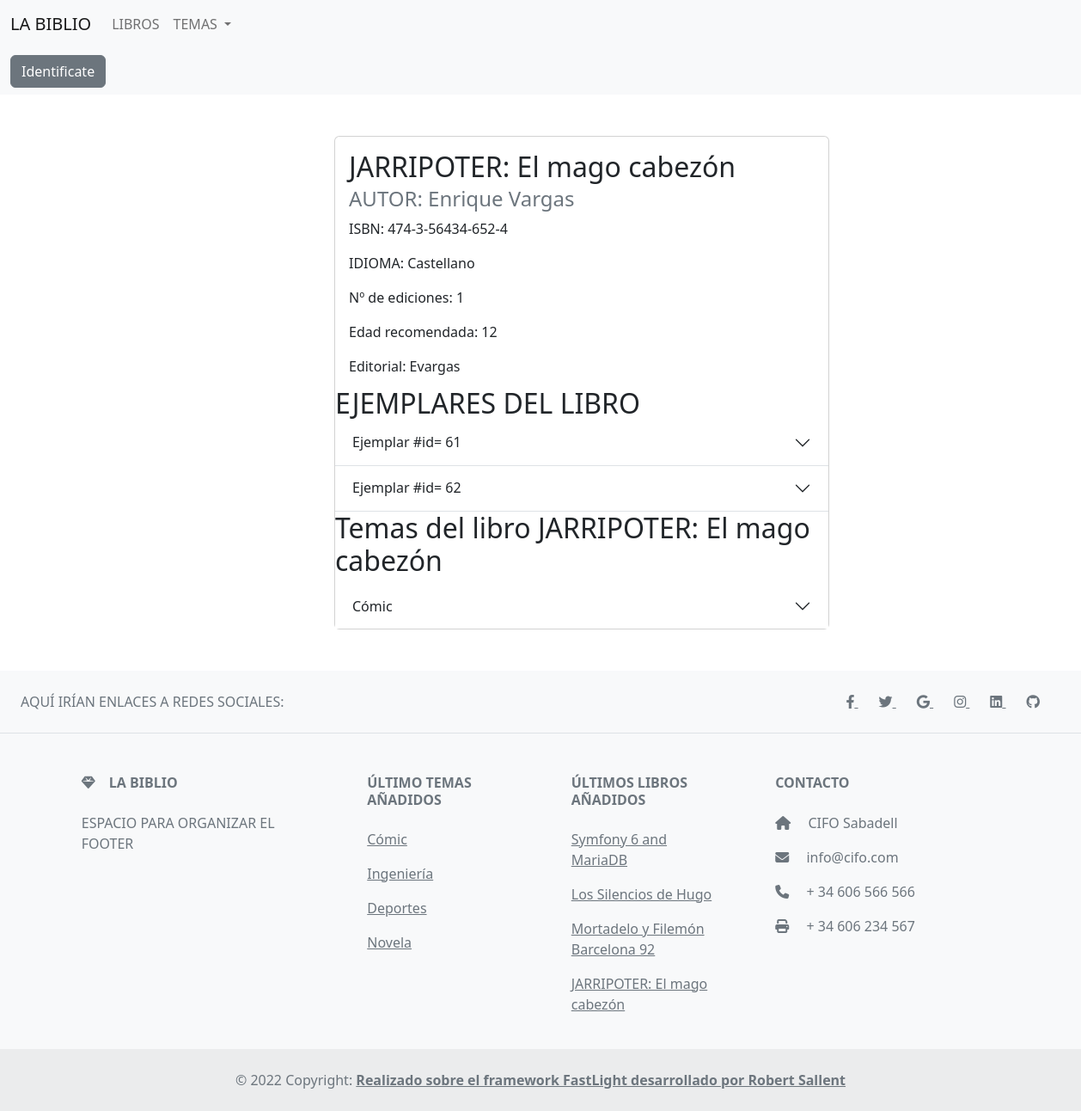
Screenshot of /libro/show/27 with the database file from the repository.
### tables this page shows
CREATE TABLE libros (
  id INT(11) NOT NULL AUTO_INCREMENT PRIMARY KEY,
  isbn CHAR(17) NOT NULL UNIQUE KEY,
  titulo VARCHAR(64) NOT NULL,
  editorial VARCHAR(64) NOT NULL,
  idioma VARCHAR(64) NOT NULL DEFAULT 'Castellano',
  autor VARCHAR(256) NOT NULL,
  ediciones INT(11) NOT NULL DEFAULT 1,
  edadrecomendada INT DEFAULT 0
);

CREATE TABLE ejemplares (
  id INT(11) NOT NULL AUTO_INCREMENT PRIMARY KEY,
  idlibro INT(11) NOT NULL,
  anyo INT(11) NOT NULL COMMENT 'Año de edición',
  edicion INT(11) NOT NULL DEFAULT 1 COMMENT 'Número de edición',
  precio FLOAT NOT NULL DEFAULT 0,

   
  FOREIGN KEY (idlibro) REFERENCES libros(id) 
	ON UPDATE CASCADE ON DELETE CASCADE
);

CREATE TABLE temas (
  id INT(11) NOT NULL AUTO_INCREMENT PRIMARY KEY,
  tema VARCHAR(256) NOT NULL,
  descripcion TEXT NOT NULL
);

### views/libro/detalles.php (the view, shortened to what the rows shown need)
<?php
Basic::getHead('TODOS LOS LIBROS');
?>
<div class="container-fluid m-5">
    <div class="card mx-auto" style="width: 36rem;">
        <div class="card-body">
            <h2 class="card-title h2"><?php echo "$libro->titulo"; ?></h2>
            <h4 class="card-subtitle mb-2 text-muted h4">AUTOR: <?php echo "$libro->autor" ?></h4>
            <p class="card-text">ISBN: <?php echo "$libro->isbn " ?>
            <p class="card-text">IDIOMA: <?php echo "$libro->idioma" ?></p>
            <p class="card-text">Nº de ediciones: <?php echo "$libro->ediciones" ?></p>
            <p class="card-text">Edad recomendada: <?php echo "$libro->edadrecomendada" ?></p>
            <p class="card-text">Editorial: <?php echo "$libro->editorial" ?></p>
        </div>
        <?php
        if ($ejemplares) {
            echo "<h2 class='card-subtitle h2'>EJEMPLARES DEL LIBRO</h2>";
            echo "<div class='accordion accordion-flush' id='accordionFlushExample'>";
            foreach ($ejemplares as $ejemplar) {
                $ejemplar->getEstadoEjemplar($ejemplar->id);
                echo "<div class='accordion-item'>
                <h2 class='accordion-header' id='flush-heading$ejemplar->edicion$ejemplar->id'>
                    <button class='accordion-button collapsed' type='button' data-bs-toggle='collapse' data-bs-target='#flush-collapse$ejemplar->edicion$ejemplar->id' aria-expanded='false' aria-controls='flush-collapse$ejemplar->edicion$ejemplar->id'>
                        Ejemplar #id= $ejemplar->id
                    </button>
                    <div class='modal fade' id='destroyEjemplar$ejemplar->id' tabindex='-1' aria-labelledby='destroyEjemplarLabel' aria-hidden='true'>
                        <div class='modal-dialog'>
                        <div class='modal-content'>
                            <div class='modal-header'>
                            <h5 class='modal-title' id='destroyEjemplarLabel$ejemplar->id'>Vas a borrar el ejemplar # $ejemplar->id del libro $libro->titulo </h5>
                            <button type='button' class='btn-close' data-bs-dismiss='modal' aria-label='Close'></button>
                            </div>
                            <div class='modal-body'>
                            <h5 class='modal-title' id='destroyEjemplarLabel$ejemplar->id'>Esta acción es irreversible, ¿estás seguro? </h5>
                            <form action='/ejemplar/destroy/$ejemplar->id' method='post' onsubmit='alertToast();'>
                                <input type='hidden' class='form-control' name='id' value='$ejemplar->id' >
                            </div>
                            <div class='modal-footer'>
                                <button type='button' class='btn btn-secondary' data-bs-dismiss='modal'>Cerrar</button>
                                <button type='submit' class='btn btn-danger mx-auto' data-bs-toggle='modal' data-bs-target='#destroyEjemplar$ejemplar->id'>BORRAR EJEMPLAR</button>
                            </div>
                            </form>
                        </div>
                        </div>
                    </div>
                </h2>
                <div id='flush-collapse$ejemplar->edicion$ejemplar->id' class='accordion-collapse collapse' aria-labelledby='flush-heading$ejemplar->edicion$ejemplar->id' data-bs-parent='#accordionFlushExample'>
                    <div class='accordion-body'>Precio: <code>$ejemplar->precio €</code> Año: $ejemplar->anyo Edición: $ejemplar->edicion </div>";
                echo "</div>
            </div>";
            }
        } else {
            echo "<h3>No tenemos ejemplares de este Libro</h3>";
        }
        ?>
        <h2 class="h2">Temas del libro <?php echo "$libro->titulo" ?></h2>
        <?php
        if ($temasLibro) {
            echo "<div class='accordion accordion-flush' id='accordionFlushExample'>";
            foreach ($temasLibro as $temaLibro) {
                echo "<div class='accordion-item'>
                <h2 class='accordion-header' id='flush-heading$temaLibro->id'>
                    <button class='accordion-button collapsed' type='button' data-bs-toggle='collapse' data-bs-target='#flush-collapse$temaLibro->id' aria-expanded='false' aria-controls='flush-collapse$temaLibro->id'>
                    $temaLibro->tema
                </button>
                </h2>
                <div id='flush-collapse$temaLibro->id' class='accordion-collapse collapse' aria-labelledby='flush-heading$temaLibro->id' data-bs-parent='#accordionFlushExample'>
                    <div class='accordion-body'>Descripción: $temaLibro->descripcion </div>
                </div>
            </div>";
            }
        } else {
            echo "No tenemos Temas de este Libro";
        }
        ?>
    </div>
</div>
</div>
</div>
<?php
Basic::getFooter();
?>

### templates/Basic.php (shortened to what the rows shown need)
<?php
class Basic {
    public static function getHead( $page = ''){ ?>
              <!DOCTYPE html>
                <html lang='es'>
                    <head>
                        <link href="https://cdn.jsdelivr.net/npm/bootstrap@5.2.1/dist/css/bootstrap.min.css" rel="stylesheet">
                        <link rel="stylesheet" type="text/css" href="https://cdn.datatables.net/1.12.1/css/jquery.dataTables.css">
                        <link rel="stylesheet" href="https://cdnjs.cloudflare.com/ajax/libs/font-awesome/6.2.0/css/all.min.css" />
                    </head>
                    <body>
    <?php
    }
    public static function getHeader(){?>
    <?php }
    public static function getFooter( ){
        echo '
        <footer class="text-center text-lg-start bg-light text-muted">
          <section class="d-flex justify-content-center justify-content-lg-between p-4 border-bottom">
            <div class="me-5 d-none d-lg-block">
              <span>AQUÍ IRÍAN ENLACES A REDES SOCIALES:</span>
            </div>
            <div>
              <a href="" class="me-4 text-reset">
                <i class="fab fa-facebook-f"></i>
              </a>
              <a href="" class="me-4 text-reset">
                <i class="fab fa-twitter"></i>
              </a>
              <a href="" class="me-4 text-reset">
                <i class="fab fa-google"></i>
              </a>
              <a href="" class="me-4 text-reset">
                <i class="fab fa-instagram"></i>
              </a>
              <a href="" class="me-4 text-reset">
                <i class="fab fa-linkedin"></i>
              </a>
              <a href="" class="me-4 text-reset">
                <i class="fab fa-github"></i>
              </a>
            </div>
          </section>
          <section class="">
            <div class="container text-center text-md-start mt-5">
              <div class="row mt-3">
                <div class="col-md-3 col-lg-4 col-xl-3 mx-auto mb-4">
                  <h6 class="text-uppercase fw-bold mb-4">
                    <i class="fas fa-gem me-3"></i>LA BIBLIO
                  </h6>
                  <p>
                   ESPACIO PARA ORGANIZAR EL FOOTER
                  </p>
                </div>
                <div class="col-md-2 col-lg-2 col-xl-2 mx-auto mb-4">
                  <h6 class="text-uppercase fw-bold mb-4">
                    ÚLTIMO TEMAS AÑADIDOS
                  </h6>';
                  $temas = Tema::getFourLastAdded();
                  foreach ($temas as $tema){
                    echo "<p>
                            <a href='/libro/tema/$tema->id' class='text-reset'>$tema->tema</a>
                          </p>";
                  }
                  echo '
                </div>
                <div class="col-md-3 col-lg-2 col-xl-2 mx-auto mb-4">
                  <h6 class="text-uppercase fw-bold mb-4">
                    ÚLTIMOS LIBROS AÑADIDOS
                  </h6>'
                  ;
                  $libros = Libro::getFourLastAdded();
                  foreach ($libros as $libro){
                    echo "<p>
                            <a href='/libro/show/$libro->id' class='text-reset'>$libro->titulo</a>
                          </p>";
                  }
                  echo '
                </div>
                <div class="col-md-4 col-lg-3 col-xl-3 mx-auto mb-md-0 mb-4">
                  <h6 class="text-uppercase fw-bold mb-4">Contacto</h6>
                  <p><i class="fas fa-home me-3"></i> CIFO Sabadell</p>
                  <p>
                    <i class="fas fa-envelope me-3"></i>
                    info@cifo.com
                  </p>
                  <p><i class="fas fa-phone me-3"></i> + 34 606 566 566</p>
                  <p><i class="fas fa-print me-3"></i> + 34 606 234 567</p>
                </div>
              </div>
            </div>
          </section>
          <div class="text-center p-4" style="background-color: rgba(0, 0, 0, 0.05);">
            © 2022 Copyright:
            <a class="text-reset fw-bold" href="https://packagist.org/packages/robertsallent/fastlight">Realizado sobre el framework FastLight desarrollado por Robert Sallent</a>
          </div>
        </footer>
        </body>
        </html>
        ';
    }
}

### rows the page displays
libros: titulo "JARRIPOTER: El mago cabezón", autor "Enrique Vargas", isbn "474-3-56434-652-4", idioma "Castellano", ediciones "1", edadrecomendada "12", editorial "Evargas"
ejemplares: id "61"
ejemplares: id "62"
temas: tema "Cómic"
temas: tema "Ingeniería"
temas: tema "Deportes"
temas: tema "Novela"
libros: titulo "Symfony 6 and MariaDB"
libros: titulo "Los Silencios de Hugo"
libros: titulo "Mortadelo y Filemón Barcelona 92"
